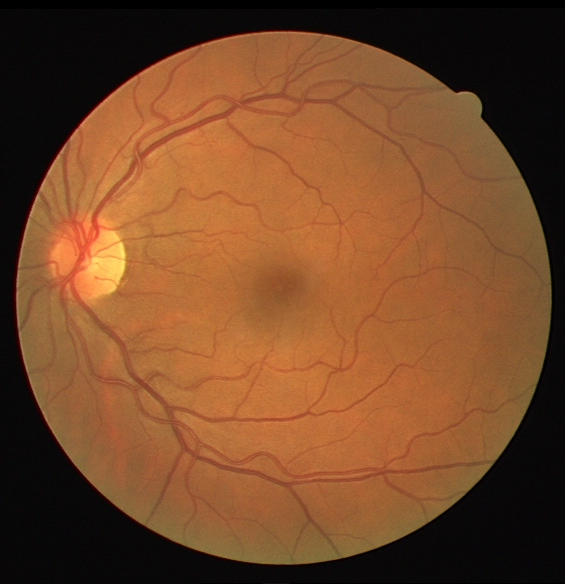
%> input picture ExtractBloodVessels/i.png, 565 x 584 px
$ octave --eval "result = ProcessImageV1(rgb2gray(imread('i.png')));"   (GNU Octave 9; MATLAB toolbox functions it lacks are replaced by stand-ins)
%> lines starting %> are read from the running program, lines starting %| are printed output that depends on the picture; in (x1, y1, x2, y2) boxes, pixels count from 0 and x2, y2 are one past the last pixel; in counts of white or black regions, pixels touching at a corner belong together; the program's own positions count from 1
function processedImage = ProcessImageV1(gray) %78.3481   93.1664   91.2504

        S = imfilter(gray, fspecial('disk', 10),'replicate');
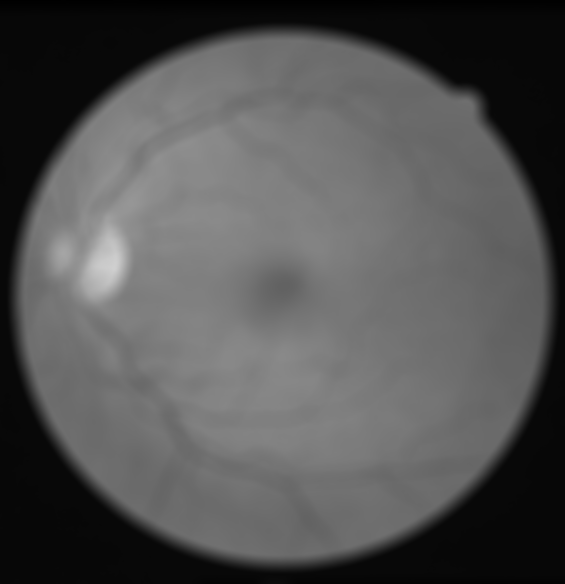
%> S: size 584x565 uint8; min 0, max 207, mean 82.6
        k = 0.97;
        T = k*S;
        processedImage = gray < T;
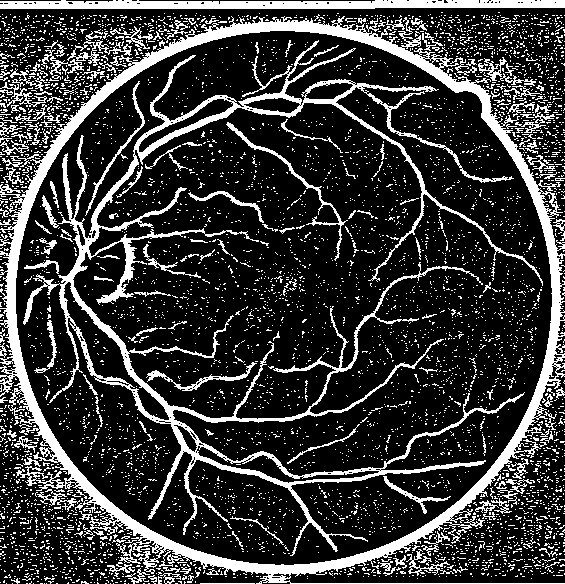
%> processedImage: size 584x565 logical; 22.2% white; 5397 white regions (5210 under 20 px), largest, box (x1, y1, x2, y2) and area: (0, 16, 565, 584) 22576, (23, 40, 543, 556) 18136, (0, 0, 565, 9) 4400


        processedImage = bwmorph(processedImage,'spur');
%> processedImage: size 584x565 logical; 22% white; 5261 white regions (5074 under 20 px), largest, box (x1, y1, x2, y2) and area: (0, 16, 565, 584) 22533, (23, 40, 543, 556) 18111, (0, 0, 565, 9) 4400
        processedImage = bwmorph(processedImage,'fill');
%> processedImage: size 584x565 logical; 22% white; 5261 white regions (5074 under 20 px), largest, box (x1, y1, x2, y2) and area: (0, 16, 565, 584) 22598, (23, 40, 543, 556) 18186, (0, 0, 565, 9) 4406

        processedImage = bwareaopen(processedImage, 3);
        processedImage = bwmorph(processedImage,'bridge');
%> processedImage: size 584x565 logical; 22.9% white; 843 white regions (741 under 20 px), largest, box (x1, y1, x2, y2) and area: (0, 14, 565, 584) 39652, (23, 40, 543, 556) 20270, (0, 0, 565, 9) 4434
        processedImage = bwmorph(processedImage,'bridge');
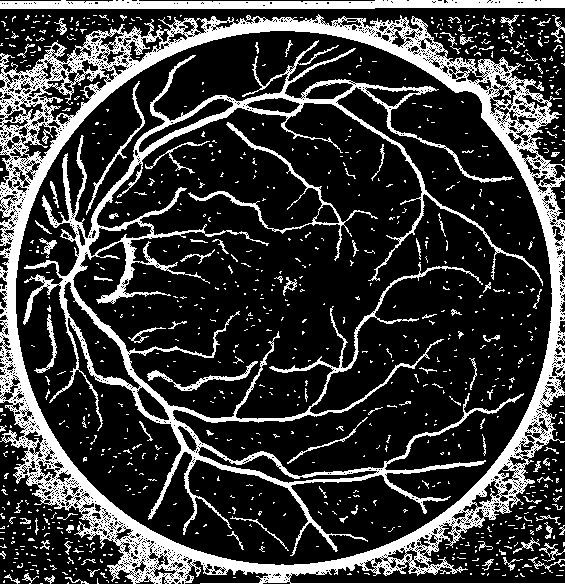
%> processedImage: size 584x565 logical; 23.3% white; 834 white regions (731 under 20 px), largest, box (x1, y1, x2, y2) and area: (0, 14, 565, 584) 40698, (23, 40, 543, 556) 20324, (0, 0, 565, 9) 4437
        processedImage = bwmorph(processedImage,'spur');
%> processedImage: size 584x565 logical; 23.3% white; 834 white regions (731 under 20 px), largest, box (x1, y1, x2, y2) and area: (0, 14, 565, 584) 40696, (23, 40, 543, 556) 20324, (0, 0, 565, 9) 4437
        processedImage = bwmorph(processedImage,'fill');
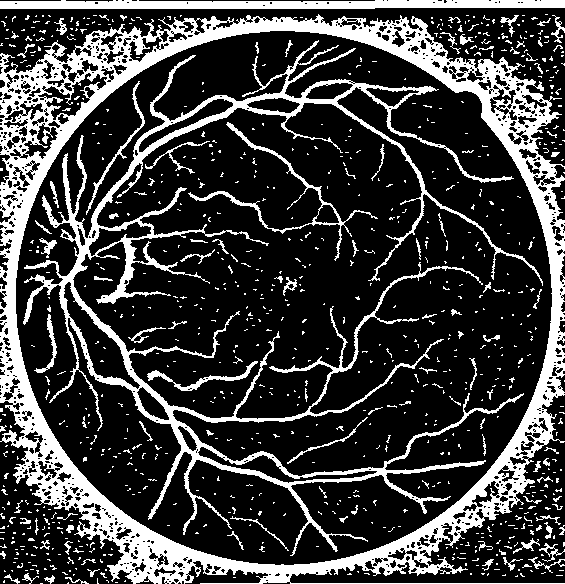
%> processedImage: size 584x565 logical; 24.3% white; 834 white regions (728 under 20 px), largest, box (x1, y1, x2, y2) and area: (0, 14, 565, 584) 43667, (23, 40, 543, 556) 20603, (0, 0, 565, 9) 4474

        SE = strel('disk', 1);
        processedImage = imdilate(processedImage,SE);
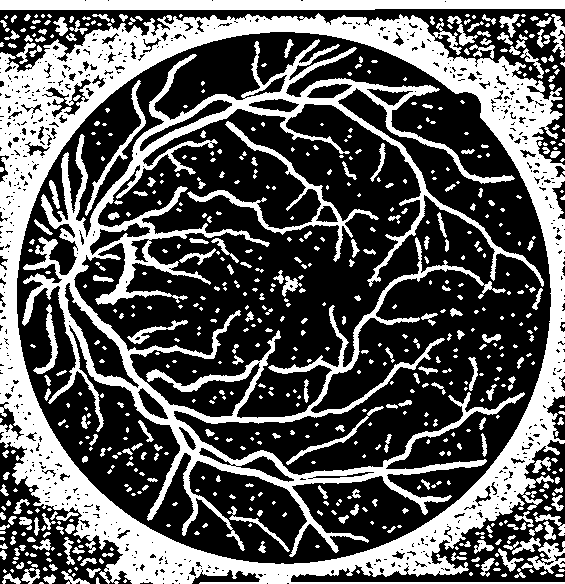
%> processedImage: size 584x565 logical; 36.3% white; 636 white regions (382 under 20 px), largest, box (x1, y1, x2, y2) and area: (0, 13, 565, 584) 58438, (22, 39, 544, 557) 33461, (0, 0, 565, 10) 5454
        SE = strel('square', 2);
        processedImage = imerode(processedImage,SE);
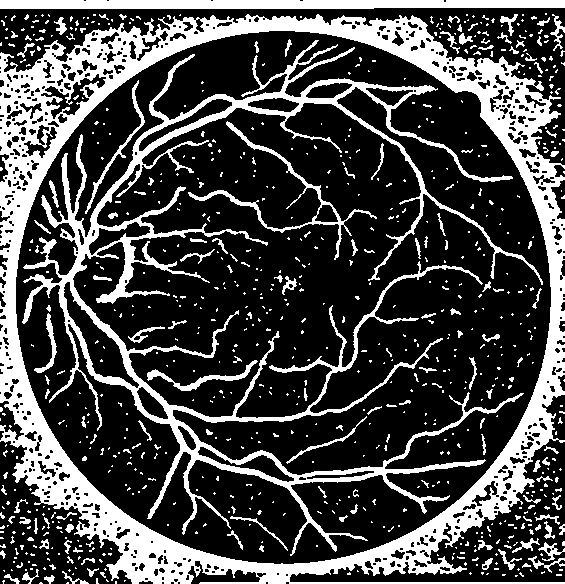
%> processedImage: size 584x565 logical; 28% white; 795 white regions (659 under 20 px), largest, box (x1, y1, x2, y2) and area: (0, 14, 565, 584) 49582, (22, 40, 543, 556) 24285, (0, 0, 565, 9) 4881
        SE = strel('square', 1);
        processedImage = imerode(processedImage,SE);
        SE = strel('square', 2);
        processedImage = imdilate(processedImage,SE);
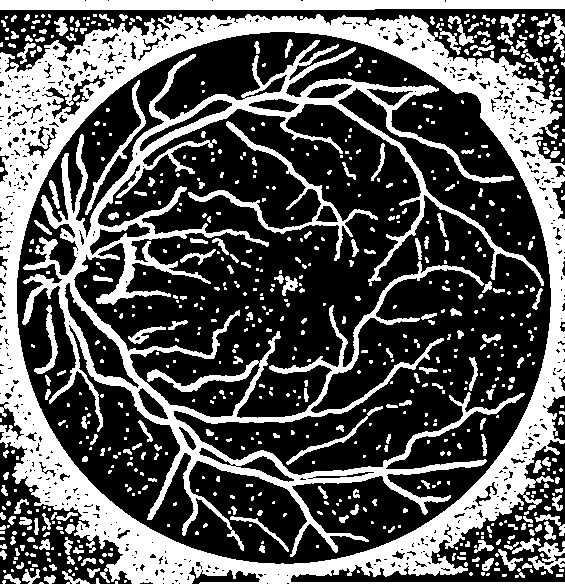
%> processedImage: size 584x565 logical; 35.6% white; 729 white regions (478 under 20 px), largest, box (x1, y1, x2, y2) and area: (0, 14, 565, 584) 57578, (22, 40, 544, 557) 32801, (0, 0, 565, 10) 5453

end
